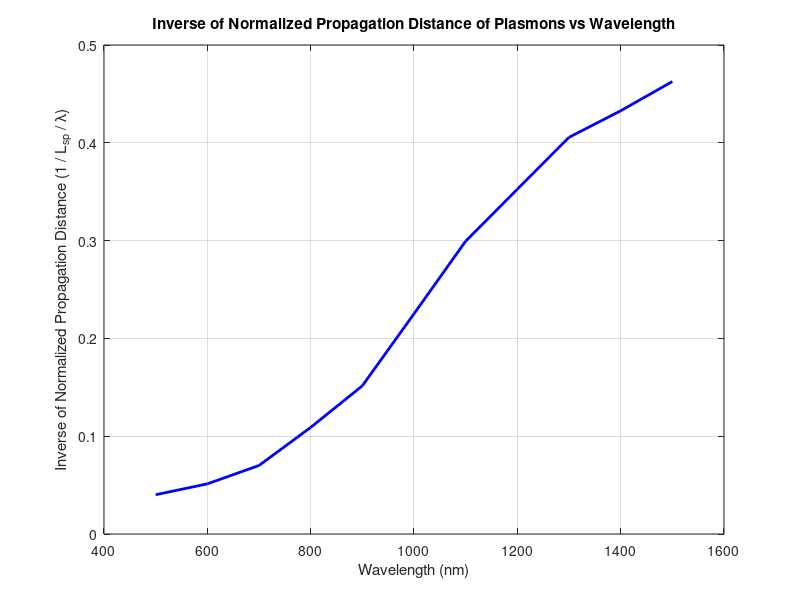

The MATLAB source for this figure:
%Q2 plasmon

clc, clearvars

wavelengths_nm = linspace(500, 1500, 11) * 1e-9; 

epsilon_real = [-16.0, -15.5, -14.0, -12.5, -11.5, -10.0, -9.0, -8.5, -8.0, -7.8, -7.5];
epsilon_imag = [1.5, 1.8, 2.0, 2.5, 3.0, 3.5, 4.0, 4.5, 5.0, 5.5, 6.0];
epsilon_complex = epsilon_real + 1i * epsilon_imag; 

% Display the dielectric constant values for silver
disp('Selected Dielectric Constant (Complex) values for Silver:');
for i = 1:length(epsilon_complex)
    fprintf('Wavelength: %4.0f nm -> Dielectric Constant: %6.2f + %.2fi\n', wavelengths_nm(i)*1e9, real(epsilon_complex(i)), imag(epsilon_complex(i)));
end

c = 3e8;  
epsilon_air = 1; 

k_sp = zeros(1, length(wavelengths_nm));
L_sp = zeros(1, length(wavelengths_nm));
normalized_L_sp = zeros(1, length(wavelengths_nm)); 

for i = 1:length(wavelengths_nm)
    lambda = wavelengths_nm(i); 
    omega = 2 * pi * c / lambda; 
    
    k_sp(i) = omega / c * sqrt((epsilon_complex(i) * epsilon_air) / (epsilon_complex(i) + epsilon_air));
    L_sp(i) = 1 / (2 * imag(k_sp(i)));
    normalized_L_sp(i) = L_sp(i) / lambda;
end

figure;
plot(wavelengths_nm * 1e9, 1./normalized_L_sp, 'b', 'LineWidth', 2); 
xlabel('Wavelength (nm)');
ylabel('Inverse of Normalized Propagation Distance (1 / L_{sp} / \lambda)');
title('Inverse of Normalized Propagation Distance of Plasmons vs Wavelength');
grid on;


